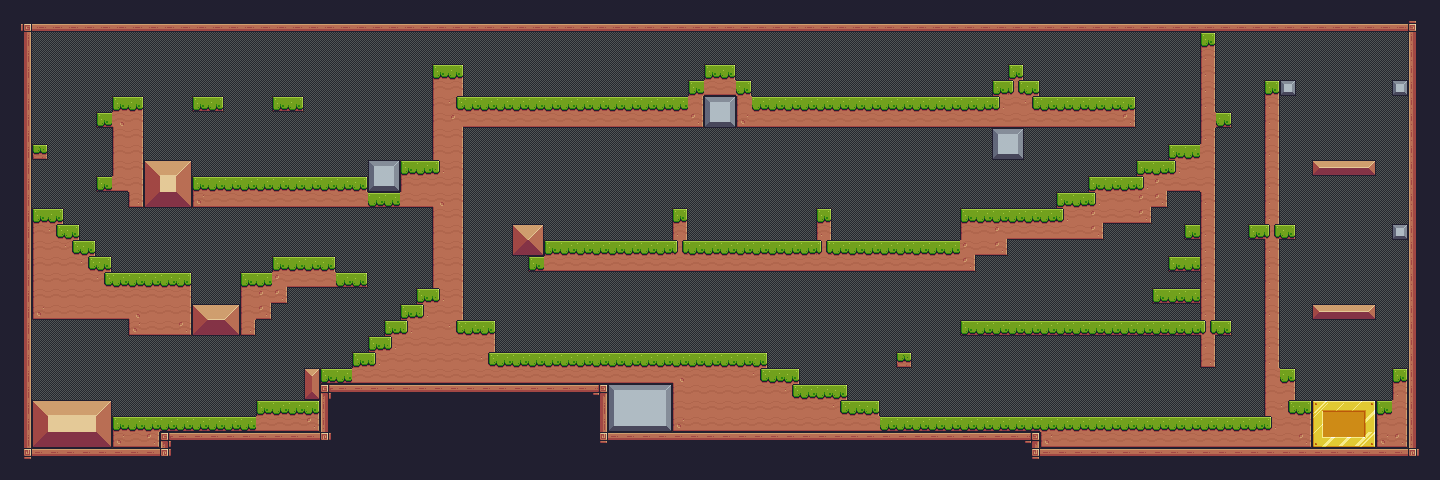

Below is a game level as drawn by its tile map, then a one-line description and the .tmx that defines it (tile-layer data replaced by summaries):
An orthogonal 90x30 tile map with 16x16 px tiles, 2 tile layers (prototype, terrain).

<map version="1.9" tiledversion="1.9.2" orientation="orthogonal" renderorder="right-down" width="90" height="30" tilewidth="16" tileheight="16" infinite="0" nextlayerid="6" nextobjectid="2">
 <tileset firstgid="1" source="Terrains.tsx" />
 <layer id="1" name="prototype" width="90" height="30" opacity="0.38">
  <data>[2700 cells, 2700 non-empty, 7 distinct tile ids]</data>
 </layer>
 <layer id="4" name="terrain" width="90" height="30">
  <data>[2700 cells, 1251 non-empty, 68 distinct tile ids]</data>
 </layer>
</map>
